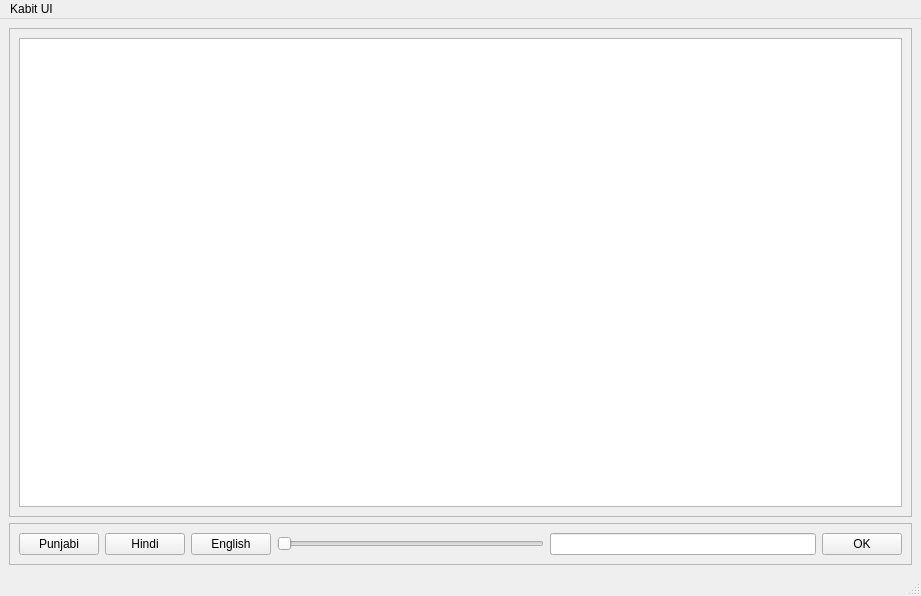
<?xml version="1.0" encoding="UTF-8"?>
<ui version="4.0">
 <class>MainWindow</class>
 <widget class="QMainWindow" name="MainWindow">
  <property name="geometry">
   <rect>
    <x>0</x>
    <y>0</y>
    <width>921</width>
    <height>596</height>
   </rect>
  </property>
  <property name="windowTitle">
   <string>MainWindow</string>
  </property>
  <widget class="QWidget" name="centralwidget">
   <layout class="QVBoxLayout" name="verticalLayout">
    <item>
     <widget class="QFrame" name="frame">
      <property name="frameShape">
       <enum>QFrame::StyledPanel</enum>
      </property>
      <property name="frameShadow">
       <enum>QFrame::Raised</enum>
      </property>
      <layout class="QHBoxLayout" name="horizontalLayout">
       <item>
        <widget class="QTextEdit" name="textEdit"/>
       </item>
      </layout>
     </widget>
    </item>
    <item>
     <widget class="QFrame" name="frame_2">
      <property name="frameShape">
       <enum>QFrame::StyledPanel</enum>
      </property>
      <property name="frameShadow">
       <enum>QFrame::Raised</enum>
      </property>
      <layout class="QHBoxLayout" name="horizontalLayout_2">
       <item>
        <widget class="QPushButton" name="pun_button">
         <property name="text">
          <string>Punjabi</string>
         </property>
        </widget>
       </item>
       <item>
        <widget class="QPushButton" name="hin_button">
         <property name="text">
          <string>Hindi</string>
         </property>
        </widget>
       </item>
       <item>
        <widget class="QPushButton" name="eng_button">
         <property name="text">
          <string>English</string>
         </property>
        </widget>
       </item>
       <item>
        <widget class="QSlider" name="horizontalSlider">
         <property name="orientation">
          <enum>Qt::Horizontal</enum>
         </property>
        </widget>
       </item>
       <item>
        <widget class="QLineEdit" name="lineEdit"/>
       </item>
       <item>
        <widget class="QPushButton" name="ok_button">
         <property name="text">
          <string>OK</string>
         </property>
        </widget>
       </item>
      </layout>
     </widget>
    </item>
   </layout>
  </widget>
  <widget class="QMenuBar" name="menubar">
   <property name="geometry">
    <rect>
     <x>0</x>
     <y>0</y>
     <width>921</width>
     <height>31</height>
    </rect>
   </property>
   <widget class="QMenu" name="menuKabit_UI">
    <property name="title">
     <string>Kabit UI</string>
    </property>
   </widget>
   <addaction name="menuKabit_UI"/>
  </widget>
  <widget class="QStatusBar" name="statusbar"/>
 </widget>
 <resources/>
 <connections>
  <connection>
   <sender>horizontalSlider</sender>
   <signal>valueChanged(int)</signal>
   <receiver>lineEdit</receiver>
   <slot>update()</slot>
   <hints>
    <hint type="sourcelabel">
     <x>499</x>
     <y>511</y>
    </hint>
    <hint type="destinationlabel">
     <x>670</x>
     <y>514</y>
    </hint>
   </hints>
  </connection>
 </connections>
</ui>
